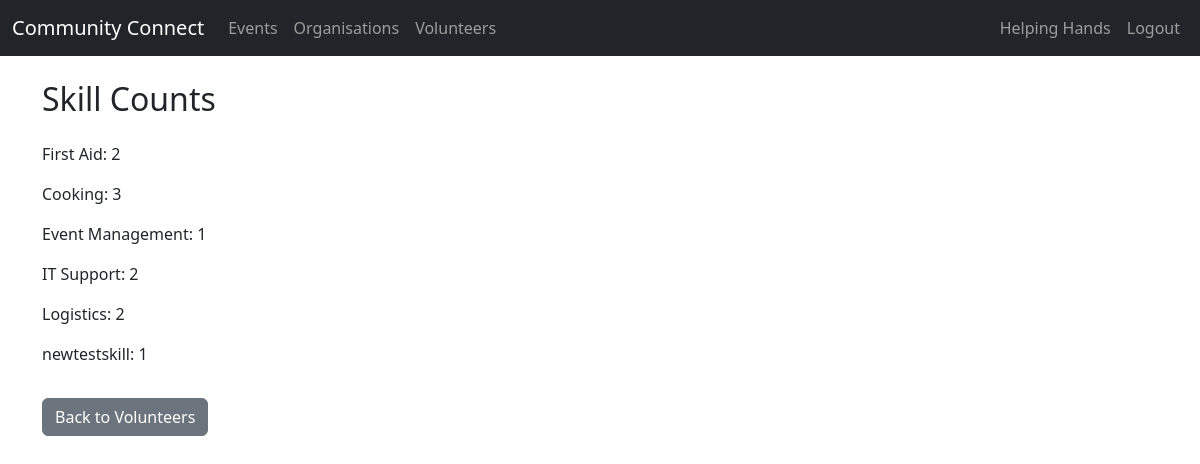
The app's page /volunteers/stats (signed in) with its own data.
### tables this page shows
CREATE TABLE Skills (
    SkillID INTEGER PRIMARY KEY AUTOINCREMENT,
    Name TEXT(50) NOT NULL,
    Description TEXT(255)
);

### app.py (the view)
@app.route("/volunteers/stats", methods=["GET", "POST"])
@login_required
def volunteer_stats():
    db = get_db()
    skill_count = db.execute(
        """SELECT s.Name, COUNT(*) AS SkillCount
           FROM Volunteers v JOIN VolunteerSkills vs ON v.VolunteerID = vs.VolunteerID
           JOIN Skills s ON vs.SkillID = s.SkillID
           GROUP BY vs.SkillID"""
    ).fetchall()
    return render_template("volunteer_stats.html", skillcount=skill_count)

### app.py (called while the page is built)
def get_db():
    db = getattr(g, "_database", None)
    if db is None:
        db = g._database = sqlite3.connect(DATABASE)
        db.row_factory = sqlite3.Row  # This allows accessing columns by name
    return db

@app.teardown_appcontext
def close_connection(exception):
    db = getattr(g, "_database", None)
    if db is not None:
        db.close()

def login_required(f):
    @wraps(f)
    def decorated_function(*args, **kwargs):
        if "user_id" not in session:
            flash("Please log in first.", "error")
            return redirect(url_for("login"))
        return f(*args, **kwargs)
    return decorated_function

### templates/volunteer_stats.html
{% extends "base.html" %}
{% block content %}
<h2 class="mb-4">Skill Counts</h2>
{% for skill in skillcount %}
<p>{{skill.Name}}: {{ skill.SkillCount }}</p>
{% endfor %}
<a href="{{ url_for('list_volunteers') }}" class="btn btn-secondary mt-3">Back to Volunteers</a>
{% endblock %}

### records on screen
Skills: Name "First Aid", SkillCount "2"
Skills: Name "Cooking", SkillCount "3"
Skills: Name "Event Management", SkillCount "1"
Skills: Name "IT Support", SkillCount "2"
Skills: Name "Logistics", SkillCount "2"
Skills: Name "newtestskill", SkillCount "1"

### other values on screen
{{ session.get('name', 'Dashboard') }} "Helping Hands"
